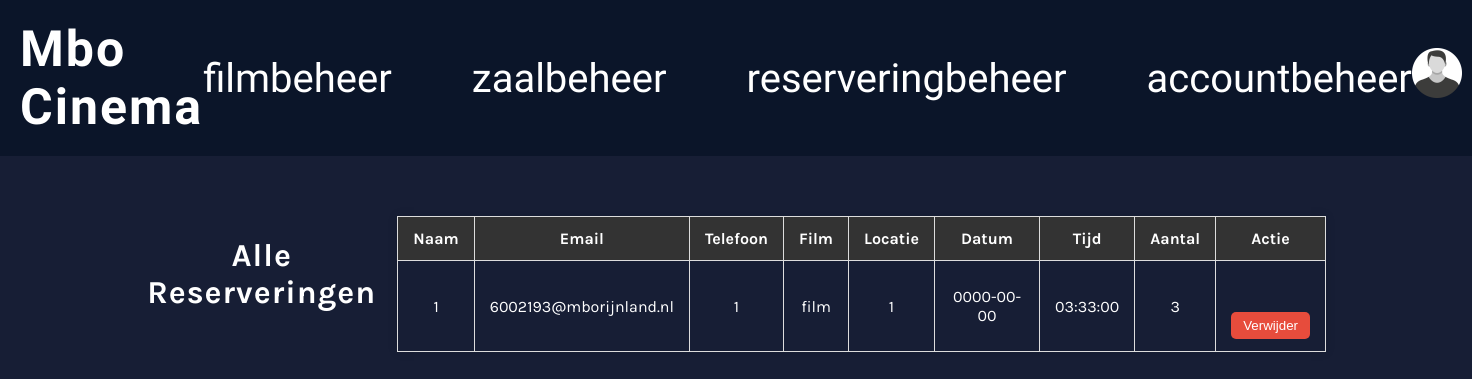
The app's page /reservering.php, older data.
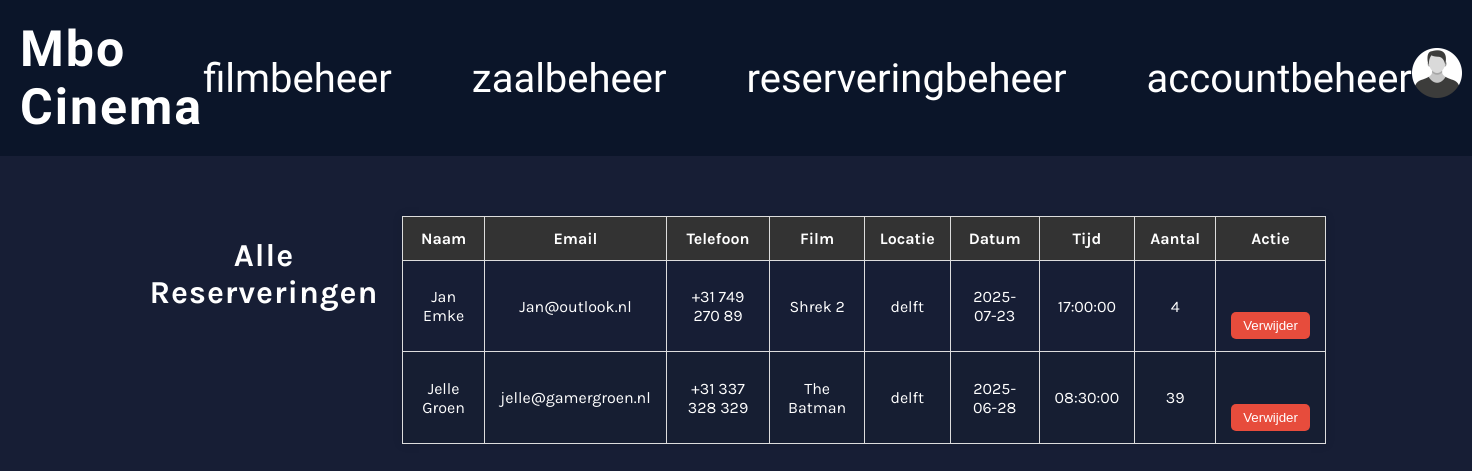
The same page, newer data.
### tables this page shows
CREATE TABLE `reserveringen` (
  `id` int(11) NOT NULL,
  `naam` varchar(100) NOT NULL,
  `email` varchar(100) NOT NULL,
  `telefoon` varchar(20) NOT NULL,
  `locatie` varchar(100) NOT NULL,
  `datum` date NOT NULL,
  `tijd` time NOT NULL,
  `aantal` int(11) NOT NULL,
  `created_at` timestamp NOT NULL DEFAULT current_timestamp(),
  `film` varchar(255) DEFAULT NULL,
  `user_id` int(11) DEFAULT NULL,
  `bevestigingsnummer` varchar(20) DEFAULT NULL
);

### reservering.php (the view, shortened to what this page needs)
<?php
$host = 'localhost';
$db   = 'mbocinema';
$user = 'root';
$pass = '';
$charset = 'utf8mb4';
$dsn = "mysql:host=$host;dbname=$db;charset=$charset";
$options = [
    PDO::ATTR_ERRMODE => PDO::ERRMODE_EXCEPTION,
    PDO::ATTR_DEFAULT_FETCH_MODE => PDO::FETCH_ASSOC,
];
$pdo = new PDO($dsn, $user, $pass, $options);
$stmt = $pdo->query("SELECT * FROM reserveringen ORDER BY datum DESC, tijd DESC");
$reserveringen = $stmt->fetchAll();
?>
<!DOCTYPE html>
<html lang="nl">
<head>
  <link rel="stylesheet" href="css/style.css">
   <link rel="stylesheet" href="css/reserve.css">
</head>
<body>
  <header>
    <nav>
      <a href="index.php" class="logo">Mbo Cinema</a>
      <ul>
        <li><a href="fimlbeheer.php">filmbeheer</a></li>
        <li><a href="zaalbeheer.php">zaalbeheer</a></li>
        <li><a href="">reserveringbeheer</a></li>
        <li><a href="accounts.php">accountbeheer</a></li>
      </ul>
      <a href="Inloggen.php">
        <img src="fotos/profielfoto.webp" alt="profielfoto" class="topbar">
      </a>
    </nav>
  </header>
  <main class="reservering-overzicht">
    <h1>Alle Reserveringen</h1>
    <?php if (!empty($reserveringen)): ?>
      <table class="reservering-tabel">
        <thead>
          <tr>
            <th>Naam</th>
            <th>Email</th>
            <th>Telefoon</th>
            <th>Film</th>
            <th>Locatie</th>
            <th>Datum</th>
            <th>Tijd</th>
            <th>Aantal</th>
            <th>Actie</th>
          </tr>
        </thead>
        <tbody>
          <?php foreach ($reserveringen as $res): ?>
            <tr>
              <td><?= htmlspecialchars($res['naam']) ?></td>
              <td><?= htmlspecialchars($res['email']) ?></td>
              <td><?= htmlspecialchars($res['telefoon']) ?></td>
              <td><?= htmlspecialchars($res['film']) ?></td>
              <td><?= htmlspecialchars($res['locatie']) ?></td>
              <td><?= htmlspecialchars($res['datum']) ?></td>
              <td><?= htmlspecialchars($res['tijd']) ?></td>
              <td><?= htmlspecialchars($res['aantal']) ?></td>
              <td>
                <form method="post" onsubmit="return confirm('Weet je zeker dat je deze reservering wilt verwijderen?');">
                  <button type="submit">Verwijder</button>
                </form>
              </td>
            </tr>
          <?php endforeach; ?>
        </tbody>
      </table>
    <?php else: ?>
      <p>Er zijn nog geen reserveringen.</p>
    <?php endif; ?>
  </main>
</body>
</html>

Row changes from the older to the newer data that the page shows:
removed reserveringen: naam "1", email "6002193@mborijnland.nl", telefoon "1", film "film", locatie "1", datum "0000-00-00", tijd "03:33:00", aantal "3"
added reserveringen: naam "Jan Emke", email "Jan@outlook.nl", telefoon "+31 749 270 89", film "Shrek 2", locatie "delft", datum "2025-07-23", tijd "17:00:00", aantal "4"
added reserveringen: naam "Jelle Groen", email "jelle@gamergroen.nl", telefoon "+31 337 328 329", film "The Batman", locatie "delft", datum "2025-06-28", tijd "08:30:00", aantal "39"
